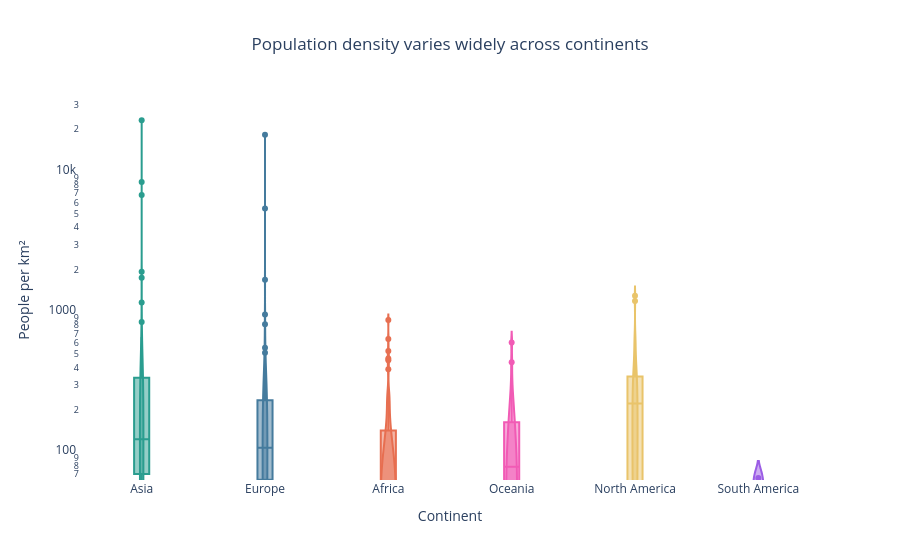

Notebook source saved alongside this figure:
### Markdown cell above
**Chart choice & justification:** *Which chart did you choose, and why? Justify design choices.

*I chose a violin plot because it shows how population density differs across continents. I used different colours to make each continent easy to identify and a logarithmic scale to show the differences more clearly.*

*The chart shows that Asia has many densely populated countries, such as India and Bangladesh. In contrast, Australia has a much lower population density because of its large land area. This shows that people are not equally spread around the world.*

### Code cell
# Q4

# Q4: How crowded are the continents?

# Compare population density across continents
fig = px.violin(
    df,
    x='Continent',
    y='Density',
    color='Continent',
    box=True,
    points='outliers',
    log_y=True,
    title='Population density varies widely across continents',
    color_discrete_map={
        'Africa': '#E76F51',
        'Asia': '#2A9D8F',
        'Europe': '#457B9D',
        'North America': '#E9C46A',
        'South America': '#9B5DE5',
        'Oceania': '#F15BB5'
    },
    labels={
        'Continent': 'Continent',
        'Density': 'People per km²'
    }
)

# Improve the chart appearance
fig.update_layout(
    template='plotly_white',
    title_x=0.5,
    showlegend=False,
    xaxis_showgrid=False,
    yaxis_showgrid=False
)

fig.show()

### Figure 1 — Plotly figure (JSON) as saved in the notebook; plotly's stock layout.template omitted (floating-point values rounded to 4 significant figures)
{"data": [{"alignmentgroup": "True", "box": {"visible": true}, "hovertemplate": "Continent=%{x}<br>People per km²=%{y}<extra></extra>", "legendgroup": "Asia", "marker": {"color": "#2A9D8F"}, "name": "Asia", "offsetgroup": "Asia", "orientation": "v", "points": "outliers", "scalegroup": "True", "showlegend": true, "type": "violin", "x": ["Asia", "Asia", "Asia", "Asia", "Asia", "Asia", "Asia", "Asia", "Asia", "Asia", "Asia", "Asia", "Asia", "Asia", "Asia", "Asia", "Asia", "Asia", "Asia", "Asia", "Asia", "Asia", "Asia", "Asia", "Asia", "Asia", "Asia", "Asia", "Asia", "Asia", "Asia", "Asia", "Asia", "Asia", "Asia", "Asia", "Asia", "Asia", "Asia", "Asia", "Asia", "Asia", "Asia", "Asia", "Asia", "Asia", "Asia", "Asia", "Asia", "Asia"], "x0": " ", "xaxis": "x", "y": [63.06, 93.48, 119.6, 1924.0, 1160.0, 20.38, 77.88, 92.62, 146.9, 53.72, 6783.0, 431.1, 144.7, 53.73, 101.5, 435.2, 328.0, 126.3, 7.119, 239.6, 33.16, 31.8, 525.2, 23170.0, 102.6, 1746.0, 2.173, 80.08, 207.6, 216.3, 14.79, 267.4, 844.1, 337.5, 232.6, 16.94, 8416.0, 517.1, 332.8, 119.5, 660.2, 69.55, 139.7, 90.18, 108.9, 13.18, 112.9, 77.4, 296.4, 63.82], "y0": " ", "yaxis": "y"}, {"alignmentgroup": "True", "box": {"visible": true}, "hovertemplate": "Continent=%{x}<br>People per km²=%{y}<extra></extra>", "legendgroup": "Europe", "marker": {"color": "#457B9D"}, "name": "Europe", "offsetgroup": "Europe", "orientation": "v", "points": "outliers", "scalegroup": "True", "showlegend": true, "type": "violin", "x": ["Europe", "Europe", "Europe", "Europe", "Europe", "Europe", "Europe", "Europe", "Europe", "Europe", "Europe", "Europe", "Europe", "Europe", "Europe", "Europe", "Europe", "Europe", "Europe", "Europe", "Europe", "Europe", "Europe", "Europe", "Europe", "Europe", "Europe", "Europe", "Europe", "Europe", "Europe", "Europe", "Europe", "Europe", "Europe", "Europe", "Europe", "Europe", "Europe", "Europe", "Europe", "Europe", "Europe", "Europe", "Europe", "Europe", "Europe", "Europe", "Europe", "Europe"], "x0": " ", "xaxis": "x", "y": [98.87, 170.6, 106.6, 45.93, 381.8, 63.14, 61.17, 71.22, 135.3, 133.1, 136.5, 29.32, 38.11, 16.37, 117.1, 233.5, 5442.0, 78.68, 811.6, 107.1, 3.62, 71.48, 147.8, 195.9, 955.0, 28.67, 245.8, 42.11, 250.4, 1688.0, 96.7, 18230.0, 45.4, 419.7, 81.42, 16.78, 127.5, 111.5, 82.47, 8.464, 551.8, 81.73, 115.1, 104.6, 93.99, 23.43, 211.7, 65.79, 277.9, 510.0], "y0": " ", "yaxis": "y"}, {"alignmentgroup": "True", "box": {"visible": true}, "hovertemplate": "Continent=%{x}<br>People per km²=%{y}<extra></extra>", "legendgroup": "Africa", "marker": {"color": "#E76F51"}, "name": "Africa", "offsetgroup": "Africa", "orientation": "v", "points": "outliers", "scalegroup": "True", "showlegend": true, "type": "violin", "x": ["Africa", "Africa", "Africa", "Africa", "Africa", "Africa", "Africa", "Africa", "Africa", "Africa", "Africa", "Africa", "Africa", "Africa", "Africa", "Africa", "Africa", "Africa", "Africa", "Africa", "Africa", "Africa", "Africa", "Africa", "Africa", "Africa", "Africa", "Africa", "Africa", "Africa", "Africa", "Africa", "Africa", "Africa", "Africa", "Africa", "Africa", "Africa", "Africa", "Africa", "Africa", "Africa", "Africa", "Africa", "Africa", "Africa", "Africa", "Africa", "Africa", "Africa", "Africa", "Africa", "Africa", "Africa", "Africa", "Africa", "Africa"], "x0": " ", "xaxis": "x", "y": [18.85, 28.55, 118.6, 4.519, 83.06, 463.1, 58.71, 147.1, 8.956, 13.8, 449.4, 48.31, 42.22, 110.7, 59.71, 31.33, 69.2, 111.7, 8.925, 253.2, 140.3, 56.37, 58.29, 87.33, 93.09, 75.96, 47.61, 3.872, 50.44, 172.2, 18.22, 4.595, 637.0, 871.9, 83.88, 41.13, 3.109, 20.69, 236.6, 17.46, 387.9, 523.1, 235.9, 88.03, 237.0, 120.0, 27.6, 49.05, 17.61, 24.85, 69.3, 155.8, 75.52, 195.6, 2.165, 26.6, 41.77], "y0": " ", "yaxis": "y"}, {"alignmentgroup": "True", "box": {"visible": true}, "hovertemplate": "Continent=%{x}<br>People per km²=%{y}<extra></extra>", "legendgroup": "Oceania", "marker": {"color": "#F15BB5"}, "name": "Oceania", "offsetgroup": "Oceania", "orientation": "v", "points": "outliers", "scalegroup": "True", "showlegend": true, "type": "violin", "x": ["Oceania", "Oceania", "Oceania", "Oceania", "Oceania", "Oceania", "Oceania", "Oceania", "Oceania", "Oceania", "Oceania", "Oceania", "Oceania", "Oceania", "Oceania", "Oceania", "Oceania", "Oceania", "Oceania", "Oceania", "Oceania", "Oceania", "Oceania"], "x0": " ", "xaxis": "x", "y": [222.5, 3.403, 72.08, 50.88, 73.5, 312.9, 161.8, 229.7, 162.6, 603.2, 15.61, 19.17, 7.439, 106.8, 39.34, 21.91, 78.25, 25.06, 155.9, 143.0, 435.1, 26.81, 81.49], "y0": " ", "yaxis": "y"}, {"alignmentgroup": "True", "box": {"visible": true}, "hovertemplate": "Continent=%{x}<br>People per km²=%{y}<extra></extra>", "legendgroup": "North America", "marker": {"color": "#E9C46A"}, "name": "North America", "offsetgroup": "North America", "orientation": "v", "points": "outliers", "scalegroup": "True", "showlegend": true, "type": "violin", "x": ["North America", "North America", "North America", "North America", "North America", "North America", "North America", "North America", "North America", "North America", "North America", "North America", "North America", "North America", "North America", "North America", "North America", "North America", "North America", "North America", "North America", "North America", "North America", "North America", "North America", "North America", "North America", "North America", "North America", "North America", "North America", "North America", "North America", "North America", "North America", "North America", "North America", "North America", "North America", "North America"], "x0": " ", "xaxis": "x", "y": [174.3, 212.1, 591.4, 29.4, 655.0, 17.65, 1189.0, 207.3, 3.851, 260.2, 101.4, 102.0, 430.5, 96.85, 230.7, 301.1, 0.0261, 364.6, 243.1, 163.9, 417.5, 92.74, 257.2, 325.8, 64.91, 43.04, 53.3, 58.46, 366.7, 522.2, 182.6, 292.0, 599.8, 24.22, 267.2, 1299.0, 298.4, 48.21, 36.09, 286.6], "y0": " ", "yaxis": "y"}, {"alignmentgroup": "True", "box": {"visible": true}, "hovertemplate": "Continent=%{x}<br>People per km²=%{y}<extra></extra>", "legendgroup": "South America", "marker": {"color": "#9B5DE5"}, "name": "South America", "offsetgroup": "South America", "orientation": "v", "points": "outliers", "scalegroup": "True", "showlegend": true, "type": "violin", "x": ["South America", "South America", "South America", "South America", "South America", "South America", "South America", "South America", "South America", "South America", "South America", "South America", "South America", "South America"], "x0": " ", "xaxis": "x", "y": [16.37, 11.13, 25.28, 25.93, 45.43, 65.02, 0.3105, 3.646, 3.762, 16.67, 26.49, 3.773, 18.91, 30.88], "y0": " ", "yaxis": "y"}], "layout": {"legend": {"title": {"text": "Continent"}, "tracegroupgap": 0}, "showlegend": false, "title": {"text": "Population density varies widely across continents", "x": 0.5}, "violinmode": "overlay", "xaxis": {"anchor": "y", "categoryarray": ["Asia", "Europe", "Africa", "Oceania", "North America", "South America"], "categoryorder": "array", "domain": [0, 1], "showgrid": false, "title": {"text": "Continent"}}, "yaxis": {"anchor": "x", "domain": [0, 1], "showgrid": false, "title": {"text": "People per km²"}, "type": "log"}}}
